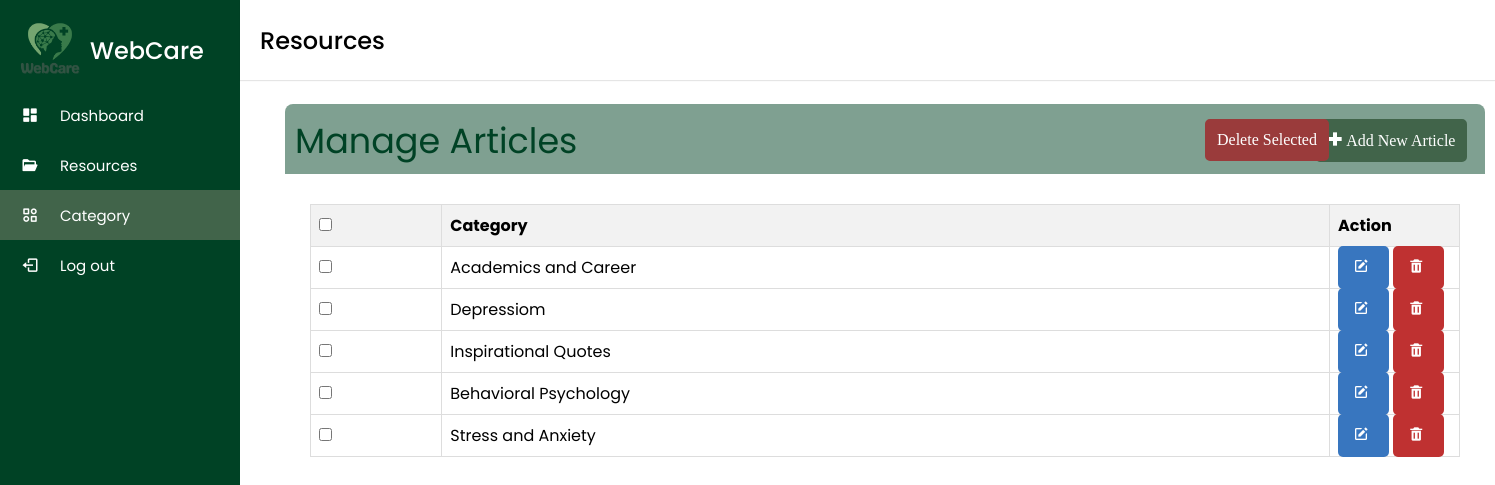
The app's page /category.php with its own data.
### tables this page shows
CREATE TABLE `category` (
  `categoryid` int(255) NOT NULL,
  `name` varchar(255) NOT NULL
);

### category.php (the view, shortened to what this page needs)
<!DOCTYPE html>
<html>
  <head>
    <link rel="stylesheet" href="mresources.css">
    <link href='https://unpkg.com/boxicons@2.0.7/css/boxicons.min.css' rel='stylesheet'>
  </head>
<body>
<div class="sidebar">
    <div class="logo-details">
      <img src="logo.png" class="logo">
      <span class="logo_name">WebCare</span>
    </div>
      <ul class="nav-links">
        <li>
          <a href="dashboard.php">
            <i class='bx bxs-dashboard'></i>
            <span class="links_name">Dashboard</span>
          </a>
        </li>
        <li>
          <a href="mresources.php" >
            <i class='bx bxs-folder-open'></i>
            <span class="links_name">Resources</span>
          </a>
        </li>
        <li>
          <a href="category.php" class="active">
            <i class='bx bx-category-alt'></i>
            <span class="links_name">Category</span>
          </a>
        </li>
        <li>
          <a href="#logout">
            <i class='bx bx-log-out'></i>
            <span class="links_name">Log out</span>
          </a>
        </li>
      </ul>
  </div>
  <section class="home-section">
    <nav>
      <div class="sidebar-button">
        <span class="dashboard">Resources</span>
      </div>
    </nav>
    <div class="home-content">
      <div class="content-box">
        <div class="bd1">
          <form method="POST" action="addcategory.php" enctype="multipart/form-data">
            <button class="bbut1" name="addnew"><i class='bx bx-plus-medical'></i> Add New Article</button>
          </form>
          <form id="deleteForm" action="deletecategory.php" method="POST">
            <button class="bbut2" type="submit" name="deleteAll" onclick="return confirm('Are you sure you want to delete selected category?');">Delete Selected</button>
            <p class="bp1">Manage Articles</p>
        </div>
          <table class="book-table">
            <thead>
              <tr>
                <th><input type="checkbox" id="selectAll"></th>
                <th>Category</th>
                <th>Action</th>
              </tr>
            </thead>
            <tbody>
            <?php
              include('connection.php');
              $query = "
                SELECT name
                FROM category
              ";
              $result = mysqli_query($con, $query);
              while ($row = mysqli_fetch_assoc($result)) {
                echo "<tr>";
                echo '<td><input type="checkbox" name="ids[]" value="'.$row['name'].'"></td>';
                echo "<td>" . $row['name'] . "</td>";
                echo '<td class="action">
                        <a href="editcategory.php?bookid=' . $row['name'] . '" class="edb"><i class="bx bxs-edit"></i></a>
                        <a href="single-delete.php?deleteid=' . $row['name'] . '" class="delb"><i class="bx bxs-trash"></i></a>
                      </td>';
                echo "</tr>";
              }
            ?>
            </tbody>
          </table>
      </div>
    </div>
  </section>
</body>
</html>

### mresources.css (style rules this page uses)
* { margin: 0; padding: 0; box-sizing: border-box; font-family: 'Poppins', sans-serif; }
.sidebar { position: fixed; height: 100%; width: 240px; background: #004225; transition: all 0.5s ease; }
.sidebar .logo-details { height: 80px; display: flex; align-items: center; }
.sidebar .logo-details .logo_name { color: #fff; font-size: 24px; font-weight: 500; }
.sidebar .nav-links { margin-top: 10px; }
.sidebar .nav-links li { position: relative; list-style: none; height: 50px; }
.sidebar .nav-links li a { height: 100%; width: 100%; display: flex; align-items: center; text-decoration: none; transition: all 0.4s ease; }
.sidebar .nav-links li a.active { background: #41644A; }
.sidebar .nav-links li i { min-width: 60px; text-align: center; font-size: 18px; color: #fff; }
.sidebar .nav-links li a .links_name { color: #fff; font-size: 15px; font-weight: 400; white-space: nowrap; }
.home-section { position: relative; background: white; min-height: 100vh; width: calc(100% - 240px); left: 240px; transition: all 0.5s ease; }
.home-section nav { display: flex; justify-content: space-between; height: 80px; background: #fff; display: flex; align-items: center; position: fixed; width: calc(100% - 240px); left: 240px; z-index: 100; padding: 0 20px; box-shadow: 0 1px 1px rgba(0, 0, 0, 0.1); transition: all 0.5s ease; }
.home-section nav .sidebar-button { display: flex; align-items: center; font-size: 24px; font-weight: 500; }
.home-section .home-content { position: relative; padding-top: 104px; }
.content-box { height: 100%px; width: 1200px; background-color: white; padding: 20px; border-radius: 8px; position: absolute; left: 45px; }
.bd1 { height: 70px; width: 1200px; background-color: rgba(0, 66, 37, 0.5); border-radius: 8px 8px 0 0; position: absolute; top: 0px; left: 0px; }
.bp1 { color: #004225; font-size: 35px; padding: 10px; }
.bbut1 { color: #fff; background-color: #41644A; font-size: 16px; font-family: Segoe UI Variable Display; text-align: center; text-decoration: none; display: inline-block; margin: 10px 0; padding: 10px 10px; border: 2px solid #41644A; border-radius: 5px; position: absolute; top: 5px; left: 1030px; transition: background-color 0.3s ease; }
.bbut2 { color: #fff; background-color: #9A3B3B; font-size: 16px; font-family: Segoe UI Variable Display; text-align: center; text-decoration: none; display: inline-block; margin: 10px 0; padding: 10px 10px; border: 2px solid #9A3B3B; border-radius: 5px; position: absolute; top: 5px; left: 920px; transition: background-color 0.3s ease; }
.book-table { position: absolute; top: 80px; width: 1150px; left: 25px; border-collapse: collapse; margin-top: 20px; }
.book-table th, .book-table td { border: 1px solid #ddd; padding: 8px; text-align: left; }
.book-table th { background-color: #f2f2f2; }
.edb { background-color: #3876BF; color: #ffffff; border: none; padding: 10px 15px; border-radius: 5px; cursor: pointer; transition: background-color 0.3s ease; }
.edb i { margin-right: 5px; }
.delb { background-color: #BF3131; color: #ffffff; border: none; padding: 10px 15px; border-radius: 5px; cursor: pointer; transition: background-color 0.3s ease; }
.delb i { margin-right: 5px; }
.logo_name { margin-top: 20px; margin-left: 90px; }
.logo { position: absolute; top: 15px; left: 15px; height: 70px; width: 70px; }
.action { width: 130px; text-align: center; }

### records on screen
category: name "Academics and Career"
category: name "Depressiom"
category: name "Inspirational Quotes"
category: name "Behavioral Psychology"
category: name "Stress and Anxiety"
